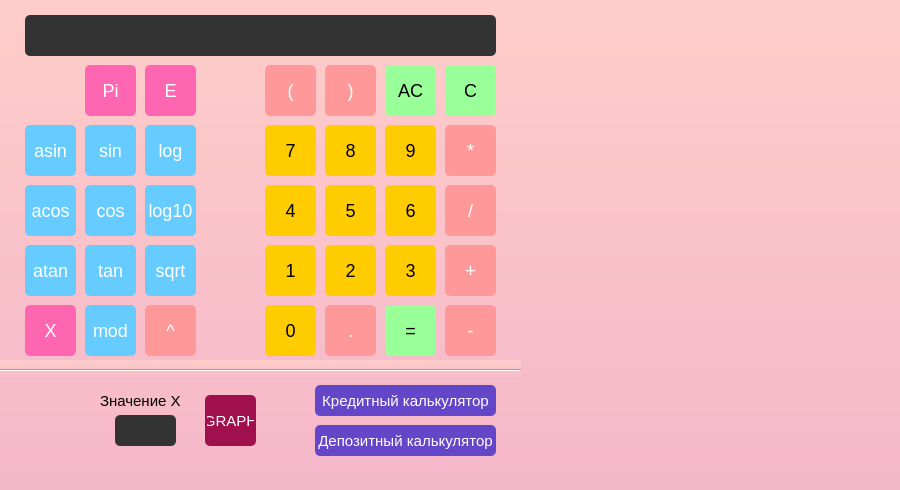
<?xml version="1.0" encoding="UTF-8"?>
<ui version="4.0">
 <class>MainWindow</class>
 <widget class="QMainWindow" name="MainWindow">
  <property name="enabled">
   <bool>true</bool>
  </property>
  <property name="geometry">
   <rect>
    <x>0</x>
    <y>0</y>
    <width>900</width>
    <height>490</height>
   </rect>
  </property>
  <property name="sizePolicy">
   <sizepolicy hsizetype="Preferred" vsizetype="Fixed">
    <horstretch>0</horstretch>
    <verstretch>0</verstretch>
   </sizepolicy>
  </property>
  <property name="minimumSize">
   <size>
    <width>900</width>
    <height>490</height>
   </size>
  </property>
  <property name="maximumSize">
   <size>
    <width>900</width>
    <height>490</height>
   </size>
  </property>
  <property name="windowTitle">
   <string>Smart_Calc_v_2.0</string>
  </property>
  <property name="styleSheet">
   <string notr="true">background: 
qlineargradient(x1:0, y1:0, x2:0, y2:1, stop:0 #FFCDC9, stop:1 #F5B7CA);

</string>
  </property>
  <widget class="QWidget" name="centralwidget">
   <widget class="QPushButton" name="pushButton_Plus">
    <property name="geometry">
     <rect>
      <x>440</x>
      <y>240</y>
      <width>61</width>
      <height>61</height>
     </rect>
    </property>
    <property name="styleSheet">
     <string notr="true">QPushButton {
  font-size: 18px;
  padding: 10px 20px;
  border: none;
  border-radius: 5px;
  margin: 5px;
  background-color: #ff9999;
  color: #ffffff;
}
QPushButton:pressed {
    background-color: qlineargradient(x1: 0, y1: 0, x2: 0, y2: 1,
                                      stop: 0 #dadbde, stop: 1 #f6f7fa);
}</string>
    </property>
    <property name="text">
     <string>+</string>
    </property>
    <attribute name="buttonGroup">
     <string notr="true">buttonGroupOperators</string>
    </attribute>
   </widget>
   <widget class="QPushButton" name="pushButton_Three">
    <property name="geometry">
     <rect>
      <x>380</x>
      <y>240</y>
      <width>61</width>
      <height>61</height>
     </rect>
    </property>
    <property name="styleSheet">
     <string notr="true">QPushButton {
  font-size: 18px;
  padding: 10px 20px;
  border: none;
  border-radius: 5px;
  margin: 5px;
  background-color: #ffcc00;
  color: #000000;
}
QPushButton:pressed {
    background-color: qlineargradient(x1: 0, y1: 0, x2: 0, y2: 1,
                                      stop: 0 #dadbde, stop: 1 #f6f7fa);
}</string>
    </property>
    <property name="text">
     <string>3</string>
    </property>
    <attribute name="buttonGroup">
     <string notr="true">buttonGroupNumbers</string>
    </attribute>
   </widget>
   <widget class="QPushButton" name="pushButton_Two">
    <property name="geometry">
     <rect>
      <x>320</x>
      <y>240</y>
      <width>61</width>
      <height>61</height>
     </rect>
    </property>
    <property name="styleSheet">
     <string notr="true">QPushButton {
  font-size: 18px;
  padding: 10px 20px;
  border: none;
  border-radius: 5px;
  margin: 5px;
  background-color: #ffcc00;
  color: #000000;
}
QPushButton:pressed {
    background-color: qlineargradient(x1: 0, y1: 0, x2: 0, y2: 1,
                                      stop: 0 #dadbde, stop: 1 #f6f7fa);
}</string>
    </property>
    <property name="text">
     <string>2</string>
    </property>
    <attribute name="buttonGroup">
     <string notr="true">buttonGroupNumbers</string>
    </attribute>
   </widget>
   <widget class="QPushButton" name="pushButton_One">
    <property name="geometry">
     <rect>
      <x>260</x>
      <y>240</y>
      <width>61</width>
      <height>61</height>
     </rect>
    </property>
    <property name="styleSheet">
     <string notr="true">QPushButton {
  font-size: 18px;
  padding: 10px 20px;
  border: none;
  border-radius: 5px;
  margin: 5px;
  background-color: #ffcc00;
  color: #000000;
}
QPushButton:pressed {
    background-color: qlineargradient(x1: 0, y1: 0, x2: 0, y2: 1,
                                      stop: 0 #dadbde, stop: 1 #f6f7fa);
}</string>
    </property>
    <property name="text">
     <string>1</string>
    </property>
    <attribute name="buttonGroup">
     <string notr="true">buttonGroupNumbers</string>
    </attribute>
   </widget>
   <widget class="QPushButton" name="pushButton_Min">
    <property name="geometry">
     <rect>
      <x>440</x>
      <y>300</y>
      <width>61</width>
      <height>61</height>
     </rect>
    </property>
    <property name="styleSheet">
     <string notr="true">QPushButton {
  font-size: 18px;
  padding: 10px 20px;
  border: none;
  border-radius: 5px;
  margin: 5px;
  background-color: #ff9999;
  color: #ffffff;
}
QPushButton:pressed {
    background-color: qlineargradient(x1: 0, y1: 0, x2: 0, y2: 1,
                                      stop: 0 #dadbde, stop: 1 #f6f7fa);
}</string>
    </property>
    <property name="text">
     <string>-</string>
    </property>
    <attribute name="buttonGroup">
     <string notr="true">buttonGroupOperators</string>
    </attribute>
   </widget>
   <widget class="QPushButton" name="pushButton_Six">
    <property name="geometry">
     <rect>
      <x>380</x>
      <y>180</y>
      <width>61</width>
      <height>61</height>
     </rect>
    </property>
    <property name="styleSheet">
     <string notr="true">QPushButton {
  font-size: 18px;
  padding: 10px 20px;
  border: none;
  border-radius: 5px;
  margin: 5px;
  background-color: #ffcc00;
  color: #000000;
}
QPushButton:pressed {
    background-color: qlineargradient(x1: 0, y1: 0, x2: 0, y2: 1,
                                      stop: 0 #dadbde, stop: 1 #f6f7fa);
}</string>
    </property>
    <property name="text">
     <string>6</string>
    </property>
    <attribute name="buttonGroup">
     <string notr="true">buttonGroupNumbers</string>
    </attribute>
   </widget>
   <widget class="QPushButton" name="pushButton_Five">
    <property name="geometry">
     <rect>
      <x>320</x>
      <y>180</y>
      <width>61</width>
      <height>61</height>
     </rect>
    </property>
    <property name="styleSheet">
     <string notr="true">QPushButton {
  font-size: 18px;
  padding: 10px 20px;
  border: none;
  border-radius: 5px;
  margin: 5px;
  background-color: #ffcc00;
  color: #000000;
}
QPushButton:pressed {
    background-color: qlineargradient(x1: 0, y1: 0, x2: 0, y2: 1,
                                      stop: 0 #dadbde, stop: 1 #f6f7fa);
}</string>
    </property>
    <property name="text">
     <string>5</string>
    </property>
    <attribute name="buttonGroup">
     <string notr="true">buttonGroupNumbers</string>
    </attribute>
   </widget>
   <widget class="QPushButton" name="pushButton_Four">
    <property name="geometry">
     <rect>
      <x>260</x>
      <y>180</y>
      <width>61</width>
      <height>61</height>
     </rect>
    </property>
    <property name="styleSheet">
     <string notr="true">QPushButton {
  font-size: 18px;
  padding: 10px 20px;
  border: none;
  border-radius: 5px;
  margin: 5px;
  background-color: #ffcc00;
  color: #000000;
}
QPushButton:pressed {
    background-color: qlineargradient(x1: 0, y1: 0, x2: 0, y2: 1,
                                      stop: 0 #dadbde, stop: 1 #f6f7fa);
}</string>
    </property>
    <property name="text">
     <string>4</string>
    </property>
    <attribute name="buttonGroup">
     <string notr="true">buttonGroupNumbers</string>
    </attribute>
   </widget>
   <widget class="QPushButton" name="pushButton_Mult">
    <property name="geometry">
     <rect>
      <x>440</x>
      <y>120</y>
      <width>61</width>
      <height>61</height>
     </rect>
    </property>
    <property name="styleSheet">
     <string notr="true">QPushButton {
  font-size: 18px;
  padding: 10px 20px;
  border: none;
  border-radius: 5px;
  margin: 5px;
  background-color: #ff9999;
  color: #ffffff;
}
QPushButton:pressed {
    background-color: qlineargradient(x1: 0, y1: 0, x2: 0, y2: 1,
                                      stop: 0 #dadbde, stop: 1 #f6f7fa);
}</string>
    </property>
    <property name="text">
     <string>*</string>
    </property>
    <attribute name="buttonGroup">
     <string notr="true">buttonGroupOperators</string>
    </attribute>
   </widget>
   <widget class="QPushButton" name="pushButton_Nine">
    <property name="geometry">
     <rect>
      <x>380</x>
      <y>120</y>
      <width>61</width>
      <height>61</height>
     </rect>
    </property>
    <property name="styleSheet">
     <string notr="true">QPushButton {
  font-size: 18px;
  padding: 10px 20px;
  border: none;
  border-radius: 5px;
  margin: 5px;
  background-color: #ffcc00;
  color: #000000;
}
QPushButton:pressed {
    background-color: qlineargradient(x1: 0, y1: 0, x2: 0, y2: 1,
                                      stop: 0 #dadbde, stop: 1 #f6f7fa);
}</string>
    </property>
    <property name="text">
     <string>9</string>
    </property>
    <attribute name="buttonGroup">
     <string notr="true">buttonGroupNumbers</string>
    </attribute>
   </widget>
   <widget class="QPushButton" name="pushButton_Eight">
    <property name="geometry">
     <rect>
      <x>320</x>
      <y>120</y>
      <width>61</width>
      <height>61</height>
     </rect>
    </property>
    <property name="styleSheet">
     <string notr="true">QPushButton {
  font-size: 18px;
  padding: 10px 20px;
  border: none;
  border-radius: 5px;
  margin: 5px;
  background-color: #ffcc00;
  color: #000000;
}
QPushButton:pressed {
    background-color: qlineargradient(x1: 0, y1: 0, x2: 0, y2: 1,
                                      stop: 0 #dadbde, stop: 1 #f6f7fa);
}</string>
    </property>
    <property name="text">
     <string>8</string>
    </property>
    <attribute name="buttonGroup">
     <string notr="true">buttonGroupNumbers</string>
    </attribute>
   </widget>
   <widget class="QPushButton" name="pushButton_Seven">
    <property name="geometry">
     <rect>
      <x>260</x>
      <y>120</y>
      <width>61</width>
      <height>61</height>
     </rect>
    </property>
    <property name="styleSheet">
     <string notr="true">QPushButton {
  font-size: 18px;
  padding: 10px 20px;
  border: none;
  border-radius: 5px;
  margin: 5px;
  background-color: #ffcc00;
  color: #000000;
}
QPushButton:pressed {
    background-color: qlineargradient(x1: 0, y1: 0, x2: 0, y2: 1,
                                      stop: 0 #dadbde, stop: 1 #f6f7fa);
}</string>
    </property>
    <property name="text">
     <string>7</string>
    </property>
    <attribute name="buttonGroup">
     <string notr="true">buttonGroupNumbers</string>
    </attribute>
   </widget>
   <widget class="QPushButton" name="pushButton_Div">
    <property name="geometry">
     <rect>
      <x>440</x>
      <y>180</y>
      <width>61</width>
      <height>61</height>
     </rect>
    </property>
    <property name="styleSheet">
     <string notr="true">QPushButton {
  font-size: 18px;
  padding: 10px 20px;
  border: none;
  border-radius: 5px;
  margin: 5px;
  background-color: #ff9999;
  color: #ffffff;
}
QPushButton:pressed {
    background-color: qlineargradient(x1: 0, y1: 0, x2: 0, y2: 1,
                                      stop: 0 #dadbde, stop: 1 #f6f7fa);
}</string>
    </property>
    <property name="text">
     <string>/</string>
    </property>
    <attribute name="buttonGroup">
     <string notr="true">buttonGroupOperators</string>
    </attribute>
   </widget>
   <widget class="QPushButton" name="pushButton_Mod">
    <property name="geometry">
     <rect>
      <x>80</x>
      <y>300</y>
      <width>61</width>
      <height>61</height>
     </rect>
    </property>
    <property name="styleSheet">
     <string notr="true">QPushButton {
  font-size: 18px;
  padding: 1px 2px;
  border: none;
  border-radius: 5px;
  margin: 5px;
  background-color: #66ccff;
  color: #ffffff;
}
QPushButton:pressed {
    background-color: qlineargradient(x1: 0, y1: 0, x2: 0, y2: 1,
                                      stop: 0 #dadbde, stop: 1 #f6f7fa);
}</string>
    </property>
    <property name="text">
     <string>mod</string>
    </property>
    <attribute name="buttonGroup">
     <string notr="true">buttonGroupOperators</string>
    </attribute>
   </widget>
   <widget class="QPushButton" name="pushButton_Step">
    <property name="geometry">
     <rect>
      <x>140</x>
      <y>300</y>
      <width>61</width>
      <height>61</height>
     </rect>
    </property>
    <property name="styleSheet">
     <string notr="true">QPushButton {
  font-size: 18px;
  padding: 10px 20px;
  border: none;
  border-radius: 5px;
  margin: 5px;
  background-color: #ff9999;
  color: #ffffff;
}
QPushButton:pressed {
    background-color: qlineargradient(x1: 0, y1: 0, x2: 0, y2: 1,
                                      stop: 0 #dadbde, stop: 1 #f6f7fa);
}</string>
    </property>
    <property name="text">
     <string>^</string>
    </property>
    <attribute name="buttonGroup">
     <string notr="true">buttonGroupOperators</string>
    </attribute>
   </widget>
   <widget class="QPushButton" name="pushButton_C">
    <property name="geometry">
     <rect>
      <x>440</x>
      <y>60</y>
      <width>61</width>
      <height>61</height>
     </rect>
    </property>
    <property name="styleSheet">
     <string notr="true">QPushButton {
  font-size: 18px;
  padding: 10px 20px;
  border: none;
  border-radius: 5px;
  margin: 5px;
  background-color: #99ff99;
  color: #000000;
}
QPushButton:pressed {
    background-color: qlineargradient(x1: 0, y1: 0, x2: 0, y2: 1,
                                      stop: 0 #dadbde, stop: 1 #f6f7fa);
}</string>
    </property>
    <property name="text">
     <string>C</string>
    </property>
   </widget>
   <widget class="QPushButton" name="pushButton_Equal">
    <property name="geometry">
     <rect>
      <x>380</x>
      <y>300</y>
      <width>61</width>
      <height>61</height>
     </rect>
    </property>
    <property name="styleSheet">
     <string notr="true">QPushButton {
  font-size: 18px;
  padding: 10px 20px;
  border: none;
  border-radius: 5px;
  margin: 5px;
  background-color: #99ff99;
  color: #000000;
}
QPushButton:pressed {
    background-color: qlineargradient(x1: 0, y1: 0, x2: 0, y2: 1,
                                      stop: 0 #dadbde, stop: 1 #f6f7fa);
}</string>
    </property>
    <property name="text">
     <string>=</string>
    </property>
   </widget>
   <widget class="QPushButton" name="pushButton_Exp">
    <property name="geometry">
     <rect>
      <x>140</x>
      <y>60</y>
      <width>61</width>
      <height>61</height>
     </rect>
    </property>
    <property name="styleSheet">
     <string notr="true">QPushButton {
  font-size: 18px;
  padding: 1px 2px;
  border: none;
  border-radius: 5px;
  margin: 5px;
  background-color: #ff66b2;
  color: #ffffff;
}
QPushButton:pressed {
    background-color: qlineargradient(x1: 0, y1: 0, x2: 0, y2: 1,
                                      stop: 0 #dadbde, stop: 1 #f6f7fa);
}</string>
    </property>
    <property name="text">
     <string>E</string>
    </property>
   </widget>
   <widget class="QPushButton" name="pushButton_Zero">
    <property name="geometry">
     <rect>
      <x>260</x>
      <y>300</y>
      <width>61</width>
      <height>61</height>
     </rect>
    </property>
    <property name="styleSheet">
     <string notr="true">QPushButton {
  font-size: 18px;
  padding: 10px 20px;
  border: none;
  border-radius: 5px;
  margin: 5px;
  background-color: #ffcc00;
  color: #000000;
}
QPushButton:pressed {
    background-color: qlineargradient(x1: 0, y1: 0, x2: 0, y2: 1,
                                      stop: 0 #dadbde, stop: 1 #f6f7fa);
}</string>
    </property>
    <property name="text">
     <string>0</string>
    </property>
    <attribute name="buttonGroup">
     <string notr="true">buttonGroupNumbers</string>
    </attribute>
   </widget>
   <widget class="QLabel" name="label">
    <property name="geometry">
     <rect>
      <x>100</x>
      <y>390</y>
      <width>81</width>
      <height>21</height>
     </rect>
    </property>
    <property name="styleSheet">
     <string notr="true">background: transparent;
 font-size: 15px;
color: #000000;
</string>
    </property>
    <property name="text">
     <string>Значение X</string>
    </property>
    <property name="scaledContents">
     <bool>false</bool>
    </property>
   </widget>
   <widget class="QPushButton" name="pushButton_Dot">
    <property name="geometry">
     <rect>
      <x>320</x>
      <y>300</y>
      <width>61</width>
      <height>61</height>
     </rect>
    </property>
    <property name="styleSheet">
     <string notr="true">QPushButton {
  font-size: 18px;
  padding: 10px 20px;
  border: none;
  border-radius: 5px;
  margin: 5px;
  background-color: #ff9999;
  color: #ffffff;
}
QPushButton:pressed {
    background-color: qlineargradient(x1: 0, y1: 0, x2: 0, y2: 1,
                                      stop: 0 #dadbde, stop: 1 #f6f7fa);
}</string>
    </property>
    <property name="text">
     <string>.</string>
    </property>
    <attribute name="buttonGroup">
     <string notr="true">buttonGroupOperators</string>
    </attribute>
   </widget>
   <widget class="QPushButton" name="pushButton_Graph">
    <property name="geometry">
     <rect>
      <x>200</x>
      <y>390</y>
      <width>61</width>
      <height>61</height>
     </rect>
    </property>
    <property name="styleSheet">
     <string notr="true">QPushButton {
  font-size: 15px;
  padding: 1px 2px;
  border: none;
  border-radius: 5px;
  margin: 5px;
  background-color: rgb(160, 16, 77);
  color: #ffffff;
}
QPushButton:pressed {
    background-color: qlineargradient(x1: 0, y1: 0, x2: 0, y2: 1,
                                      stop: 0 #dadbde, stop: 1 #f6f7fa);
}</string>
    </property>
    <property name="text">
     <string>GRAPH</string>
    </property>
   </widget>
   <widget class="QPushButton" name="pushButton_BracketOpen">
    <property name="geometry">
     <rect>
      <x>260</x>
      <y>60</y>
      <width>61</width>
      <height>61</height>
     </rect>
    </property>
    <property name="styleSheet">
     <string notr="true">QPushButton {
  font-size: 18px;
  padding: 10px 20px;
  border: none;
  border-radius: 5px;
  margin: 5px;
  background-color: #ff9999;
  color: #ffffff;
}
QPushButton:pressed {
    background-color: qlineargradient(x1: 0, y1: 0, x2: 0, y2: 1,
                                      stop: 0 #dadbde, stop: 1 #f6f7fa);
}</string>
    </property>
    <property name="text">
     <string>(</string>
    </property>
    <attribute name="buttonGroup">
     <string notr="true">buttonGroupOperators</string>
    </attribute>
   </widget>
   <widget class="QPushButton" name="pushButton_BracketClose">
    <property name="geometry">
     <rect>
      <x>320</x>
      <y>60</y>
      <width>61</width>
      <height>61</height>
     </rect>
    </property>
    <property name="styleSheet">
     <string notr="true">QPushButton {
  font-size: 18px;
  padding: 10px 20px;
  border: none;
  border-radius: 5px;
  margin: 5px;
  background-color: #ff9999;
  color: #ffffff;
}
QPushButton:pressed {
    background-color: qlineargradient(x1: 0, y1: 0, x2: 0, y2: 1,
                                      stop: 0 #dadbde, stop: 1 #f6f7fa);
}</string>
    </property>
    <property name="text">
     <string>)</string>
    </property>
    <attribute name="buttonGroup">
     <string notr="true">buttonGroupOperators</string>
    </attribute>
   </widget>
   <widget class="QPushButton" name="pushButton_Sqrt">
    <property name="geometry">
     <rect>
      <x>140</x>
      <y>240</y>
      <width>61</width>
      <height>61</height>
     </rect>
    </property>
    <property name="styleSheet">
     <string notr="true">QPushButton {
  font-size: 18px;
  padding: 1px 2px;
  border: none;
  border-radius: 5px;
  margin: 5px;
  background-color: #66ccff;
  color: #ffffff;
}
QPushButton:pressed {
    background-color: qlineargradient(x1: 0, y1: 0, x2: 0, y2: 1,
                                      stop: 0 #dadbde, stop: 1 #f6f7fa);
}</string>
    </property>
    <property name="text">
     <string>sqrt</string>
    </property>
    <attribute name="buttonGroup">
     <string notr="true">buttonGroupOperators</string>
    </attribute>
   </widget>
   <widget class="QPushButton" name="pushButton_Log">
    <property name="geometry">
     <rect>
      <x>140</x>
      <y>180</y>
      <width>61</width>
      <height>61</height>
     </rect>
    </property>
    <property name="styleSheet">
     <string notr="true">QPushButton {
  font-size: 18px;
  padding: 1px 2px;
  border: none;
  border-radius: 5px;
  margin: 5px;
  background-color: #66ccff;
  color: #ffffff;
}
QPushButton:pressed {
    background-color: qlineargradient(x1: 0, y1: 0, x2: 0, y2: 1,
                                      stop: 0 #dadbde, stop: 1 #f6f7fa);
}</string>
    </property>
    <property name="text">
     <string>log10</string>
    </property>
    <attribute name="buttonGroup">
     <string notr="true">buttonGroupOperators</string>
    </attribute>
   </widget>
   <widget class="QPushButton" name="pushButton_Ln">
    <property name="geometry">
     <rect>
      <x>140</x>
      <y>120</y>
      <width>61</width>
      <height>61</height>
     </rect>
    </property>
    <property name="styleSheet">
     <string notr="true">QPushButton {
  font-size: 18px;
  padding: 1px 2px;
  border: none;
  border-radius: 5px;
  margin: 5px;
  background-color: #66ccff;
  color: #ffffff;
}
QPushButton:pressed {
    background-color: qlineargradient(x1: 0, y1: 0, x2: 0, y2: 1,
                                      stop: 0 #dadbde, stop: 1 #f6f7fa);
}</string>
    </property>
    <property name="text">
     <string>log</string>
    </property>
    <attribute name="buttonGroup">
     <string notr="true">buttonGroupOperators</string>
    </attribute>
   </widget>
   <widget class="QPushButton" name="pushButton_Pi">
    <property name="geometry">
     <rect>
      <x>80</x>
      <y>60</y>
      <width>61</width>
      <height>61</height>
     </rect>
    </property>
    <property name="styleSheet">
     <string notr="true">QPushButton {
  font-size: 18px;
  padding: 1px 2px;
  border: none;
  border-radius: 5px;
  margin: 5px;
  background-color: #ff66b2;
  color: #ffffff;
}
QPushButton:pressed {
    background-color: qlineargradient(x1: 0, y1: 0, x2: 0, y2: 1,
                                      stop: 0 #dadbde, stop: 1 #f6f7fa);
}</string>
    </property>
    <property name="text">
     <string>Pi</string>
    </property>
   </widget>
   <widget class="QPushButton" name="pushButton_Sin">
    <property name="geometry">
     <rect>
      <x>80</x>
      <y>120</y>
      <width>61</width>
      <height>61</height>
     </rect>
    </property>
    <property name="styleSheet">
     <string notr="true">QPushButton {
  font-size: 18px;
  padding: 1px 2px;
  border: none;
  border-radius: 5px;
  margin: 5px;
  background-color: #66ccff;
  color: #ffffff;
}
QPushButton:pressed {
    background-color: qlineargradient(x1: 0, y1: 0, x2: 0, y2: 1,
                                      stop: 0 #dadbde, stop: 1 #f6f7fa);
}</string>
    </property>
    <property name="text">
     <string>sin</string>
    </property>
    <attribute name="buttonGroup">
     <string notr="true">buttonGroupOperators</string>
    </attribute>
   </widget>
   <widget class="QPushButton" name="pushButton_Cos">
    <property name="geometry">
     <rect>
      <x>80</x>
      <y>180</y>
      <width>61</width>
      <height>61</height>
     </rect>
    </property>
    <property name="styleSheet">
     <string notr="true">QPushButton {
  font-size: 18px;
  padding: 1px 2px;
  border: none;
  border-radius: 5px;
  margin: 5px;
  background-color: #66ccff;
  color: #ffffff;
}
QPushButton:pressed {
    background-color: qlineargradient(x1: 0, y1: 0, x2: 0, y2: 1,
                                      stop: 0 #dadbde, stop: 1 #f6f7fa);
}</string>
    </property>
    <property name="text">
     <string>cos</string>
    </property>
    <attribute name="buttonGroup">
     <string notr="true">buttonGroupOperators</string>
    </attribute>
   </widget>
   <widget class="QPushButton" name="pushButton_Tan">
    <property name="geometry">
     <rect>
      <x>80</x>
      <y>240</y>
      <width>61</width>
      <height>61</height>
     </rect>
    </property>
    <property name="styleSheet">
     <string notr="true">QPushButton {
  font-size: 18px;
  padding: 1px 2px;
  border: none;
  border-radius: 5px;
  margin: 5px;
  background-color: #66ccff;
  color: #ffffff;
}
QPushButton:pressed {
    background-color: qlineargradient(x1: 0, y1: 0, x2: 0, y2: 1,
                                      stop: 0 #dadbde, stop: 1 #f6f7fa);
}</string>
    </property>
    <property name="text">
     <string>tan</string>
    </property>
    <attribute name="buttonGroup">
     <string notr="true">buttonGroupOperators</string>
    </attribute>
   </widget>
   <widget class="QPushButton" name="pushButton_X">
    <property name="geometry">
     <rect>
      <x>20</x>
      <y>300</y>
      <width>61</width>
      <height>61</height>
     </rect>
    </property>
    <property name="styleSheet">
     <string notr="true">QPushButton {
  font-size: 18px;
  padding: 10px 20px;
  border: none;
  border-radius: 5px;
  margin: 5px;
  background-color: #ff66b2;
  color: #ffffff;
}
QPushButton:pressed {
    background-color: qlineargradient(x1: 0, y1: 0, x2: 0, y2: 1,
                                      stop: 0 #dadbde, stop: 1 #f6f7fa);
}</string>
    </property>
    <property name="text">
     <string>X</string>
    </property>
    <attribute name="buttonGroup">
     <string notr="true">buttonGroupOperators</string>
    </attribute>
   </widget>
   <widget class="Line" name="line">
    <property name="geometry">
     <rect>
      <x>0</x>
      <y>360</y>
      <width>521</width>
      <height>20</height>
     </rect>
    </property>
    <property name="styleSheet">
     <string notr="true">color-background: transparent;</string>
    </property>
    <property name="orientation">
     <enum>Qt::Horizontal</enum>
    </property>
   </widget>
   <widget class="QLineEdit" name="lineEdit_Expression">
    <property name="geometry">
     <rect>
      <x>20</x>
      <y>10</y>
      <width>481</width>
      <height>51</height>
     </rect>
    </property>
    <property name="styleSheet">
     <string notr="true">QLineEdit {
  font-size: 24px;
  padding: 1px;
  border: none;
  border-radius: 5px;
  margin: 5px;
color: #ffc0cb;
background-color: #333333;
}</string>
    </property>
    <property name="maxLength">
     <number>255</number>
    </property>
    <property name="echoMode">
     <enum>QLineEdit::Normal</enum>
    </property>
    <property name="clearButtonEnabled">
     <bool>false</bool>
    </property>
   </widget>
   <widget class="QLineEdit" name="lineEdit_X">
    <property name="geometry">
     <rect>
      <x>110</x>
      <y>410</y>
      <width>71</width>
      <height>41</height>
     </rect>
    </property>
    <property name="styleSheet">
     <string notr="true">QLineEdit {
  font-size: 24px;
  padding: 1px;
  border: none;
  border-radius: 5px;
  margin: 5px;
color: #ffc0cb;
background-color: #333333;
}</string>
    </property>
    <property name="maxLength">
     <number>10</number>
    </property>
   </widget>
   <widget class="QPushButton" name="pushButton_Asin">
    <property name="geometry">
     <rect>
      <x>20</x>
      <y>120</y>
      <width>61</width>
      <height>61</height>
     </rect>
    </property>
    <property name="styleSheet">
     <string notr="true">QPushButton {
  font-size: 18px;
  padding: 1px 2px;
  border: none;
  border-radius: 5px;
  margin: 5px;
  background-color: #66ccff;
  color: #ffffff;
}
QPushButton:pressed {
    background-color: qlineargradient(x1: 0, y1: 0, x2: 0, y2: 1,
                                      stop: 0 #dadbde, stop: 1 #f6f7fa);
}</string>
    </property>
    <property name="text">
     <string>asin</string>
    </property>
    <attribute name="buttonGroup">
     <string notr="true">buttonGroupOperators</string>
    </attribute>
   </widget>
   <widget class="QPushButton" name="pushButton_Acos">
    <property name="geometry">
     <rect>
      <x>20</x>
      <y>180</y>
      <width>61</width>
      <height>61</height>
     </rect>
    </property>
    <property name="styleSheet">
     <string notr="true">QPushButton {
  font-size: 18px;
  padding: 1px 2px;
  border: none;
  border-radius: 5px;
  margin: 5px;
  background-color: #66ccff;
  color: #ffffff;
}
QPushButton:pressed {
    background-color: qlineargradient(x1: 0, y1: 0, x2: 0, y2: 1,
                                      stop: 0 #dadbde, stop: 1 #f6f7fa);
}</string>
    </property>
    <property name="text">
     <string>acos</string>
    </property>
    <attribute name="buttonGroup">
     <string notr="true">buttonGroupOperators</string>
    </attribute>
   </widget>
   <widget class="QPushButton" name="pushButton_Atan">
    <property name="geometry">
     <rect>
      <x>20</x>
      <y>240</y>
      <width>61</width>
      <height>61</height>
     </rect>
    </property>
    <property name="styleSheet">
     <string notr="true">QPushButton {
  font-size: 18px;
  padding: 1px 2px;
  border: none;
  border-radius: 5px;
  margin: 5px;
  background-color: #66ccff;
  color: #ffffff;
}
QPushButton:pressed {
    background-color: qlineargradient(x1: 0, y1: 0, x2: 0, y2: 1,
                                      stop: 0 #dadbde, stop: 1 #f6f7fa);
}</string>
    </property>
    <property name="text">
     <string>atan</string>
    </property>
    <attribute name="buttonGroup">
     <string notr="true">buttonGroupOperators</string>
    </attribute>
   </widget>
   <widget class="QPushButton" name="pushButton_AC">
    <property name="geometry">
     <rect>
      <x>380</x>
      <y>60</y>
      <width>61</width>
      <height>61</height>
     </rect>
    </property>
    <property name="styleSheet">
     <string notr="true">QPushButton {
  font-size: 18px;
  padding: 1px 2px;
  border: none;
  border-radius: 5px;
  margin: 5px;
  background-color: #99ff99;
  color: #000000;
}
QPushButton:pressed {
    background-color: qlineargradient(x1: 0, y1: 0, x2: 0, y2: 1,
                                      stop: 0 #dadbde, stop: 1 #f6f7fa);
}</string>
    </property>
    <property name="text">
     <string>AC</string>
    </property>
   </widget>
   <widget class="QPushButton" name="pushButton_CreditCalc">
    <property name="geometry">
     <rect>
      <x>310</x>
      <y>380</y>
      <width>191</width>
      <height>41</height>
     </rect>
    </property>
    <property name="styleSheet">
     <string notr="true">QPushButton {
  font-size: 15px;
  padding: 1px 2px;
  border: none;
  border-radius: 5px;
  margin: 5px;
  background-color: rgb(100, 70, 201);
  color: #ffffff;
}
QPushButton:pressed {
    background-color: qlineargradient(x1: 0, y1: 0, x2: 0, y2: 1,
                                      stop: 0 #dadbde, stop: 1 #f6f7fa);
}</string>
    </property>
    <property name="text">
     <string>Кредитный калькулятор</string>
    </property>
   </widget>
   <widget class="QPushButton" name="pushButton_DeposCalc">
    <property name="geometry">
     <rect>
      <x>310</x>
      <y>420</y>
      <width>191</width>
      <height>41</height>
     </rect>
    </property>
    <property name="styleSheet">
     <string notr="true">QPushButton {
  font-size: 15px;
  padding: 1px 2px;
  border: none;
  border-radius: 5px;
  margin: 5px;
  background-color: rgb(100, 70, 201);
  color: #ffffff;
}
QPushButton:pressed {
    background-color: qlineargradient(x1: 0, y1: 0, x2: 0, y2: 1,
                                      stop: 0 #dadbde, stop: 1 #f6f7fa);
}</string>
    </property>
    <property name="text">
     <string>Депозитный калькулятор</string>
    </property>
   </widget>
   <widget class="QLabel" name="image">
    <property name="geometry">
     <rect>
      <x>500</x>
      <y>-20</y>
      <width>451</width>
      <height>531</height>
     </rect>
    </property>
    <property name="styleSheet">
     <string notr="true">background: transparent;</string>
    </property>
    <property name="text">
     <string/>
    </property>
   </widget>
  </widget>
  <widget class="QMenuBar" name="menubar">
   <property name="enabled">
    <bool>false</bool>
   </property>
   <property name="geometry">
    <rect>
     <x>0</x>
     <y>0</y>
     <width>900</width>
     <height>24</height>
    </rect>
   </property>
  </widget>
 </widget>
 <resources/>
 <connections/>
 <buttongroups>
  <buttongroup name="buttonGroupNumbers"/>
  <buttongroup name="buttonGroupOperators"/>
 </buttongroups>
</ui>
